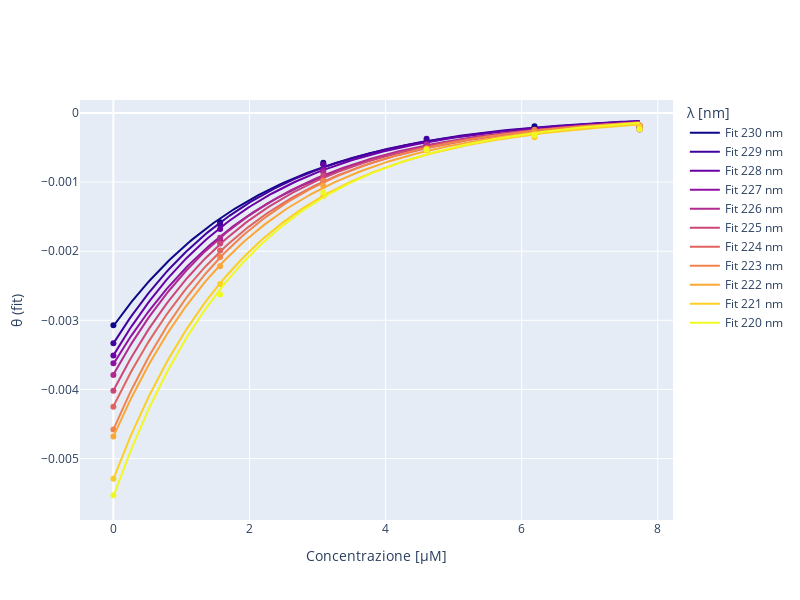

Here is the notebook cell this chart was saved with:
### Code cell
fig = go.Figure()

C_plot = np.linspace(concentrazioni.min(), concentrazioni.max(), 200)

for idx, row in fit_df.iterrows():
    yN = spettro_ristretto.loc[0, row['λ']]
    yD = row['yD']
    A = row['A']
    Cmid = row['Cmid']
    θ_fit = sigmoid(C_plot, yN, yD, A, Cmid)
    # Fit line
    fig.add_trace(go.Scatter(
        x=C_plot,
        y=θ_fit,
        mode='lines',
        line=dict(color=colors[idx]),
        name=f"Fit {int(row['λ'])} nm"
    ))
    # Experimental points
    fig.add_trace(go.Scatter(
        x=spettro_ristretto['Concentrazione'],
        y=spettro_ristretto[row['λ']],
        mode='markers',
        marker=dict(color=colors[idx]),
        name=f"Exp {int(row['λ'])} nm",
        showlegend=False
    ))

fig.update_layout(
    xaxis_title='Concentrazione [μM]',
    yaxis_title='θ (fit)',
    legend_title='λ [nm]',
    height=600,
    width=800
)

fig.show()

### Figure 1 — Plotly figure (JSON) as saved in the notebook; plotly's stock layout.template omitted (floating-point values rounded to 4 significant figures; data arrays with more than 128 entries replaced by an {"elided": "..."} marker saying what was removed)
{"data": [{"line": {"color": "rgb(13, 8, 135)"}, "mode": "lines", "name": "Fit 230 nm", "type": "scatter", "x": {"elided": "200 float values"}, "y": {"elided": "200 float values"}}, {"marker": {"color": "rgb(13, 8, 135)"}, "mode": "markers", "name": "Exp 230 nm", "showlegend": false, "type": "scatter", "x": [0.0, 1.568, 3.085, 4.602, 6.188, 7.733], "y": [-0.00307, -0.001582, -0.0007199, -0.0004061, -0.0001936, -0.0001918]}, {"line": {"color": "rgb(64, 3, 157)"}, "mode": "lines", "name": "Fit 229 nm", "type": "scatter", "x": {"elided": "200 float values"}, "y": {"elided": "200 float values"}}, {"marker": {"color": "rgb(64, 3, 157)"}, "mode": "markers", "name": "Exp 229 nm", "showlegend": false, "type": "scatter", "x": [0.0, 1.568, 3.085, 4.602, 6.188, 7.733], "y": [-0.00333, -0.001614, -0.0007426, -0.0003735, -0.0002437, -0.0001995]}, {"line": {"color": "rgb(105, 1, 166)"}, "mode": "lines", "name": "Fit 228 nm", "type": "scatter", "x": {"elided": "200 float values"}, "y": {"elided": "200 float values"}}, {"marker": {"color": "rgb(105, 1, 166)"}, "mode": "markers", "name": "Exp 228 nm", "showlegend": false, "type": "scatter", "x": [0.0, 1.568, 3.085, 4.602, 6.188, 7.733], "y": [-0.00351, -0.001677, -0.0007491, -0.0004474, -0.000276, -0.0001853]}, {"line": {"color": "rgb(143, 16, 161)"}, "mode": "lines", "name": "Fit 227 nm", "type": "scatter", "x": {"elided": "200 float values"}, "y": {"elided": "200 float values"}}, {"marker": {"color": "rgb(143, 16, 161)"}, "mode": "markers", "name": "Exp 227 nm", "showlegend": false, "type": "scatter", "x": [0.0, 1.568, 3.085, 4.602, 6.188, 7.733], "y": [-0.00362, -0.00185, -0.0008269, -0.0004756, -0.0002728, -0.0002163]}, {"line": {"color": "rgb(176, 42, 144)"}, "mode": "lines", "name": "Fit 226 nm", "type": "scatter", "x": {"elided": "200 float values"}, "y": {"elided": "200 float values"}}, {"marker": {"color": "rgb(176, 42, 144)"}, "mode": "markers", "name": "Exp 226 nm", "showlegend": false, "type": "scatter", "x": [0.0, 1.568, 3.085, 4.602, 6.188, 7.733], "y": [-0.00379, -0.001805, -0.0008593, -0.0004561, -0.0002873, -0.0002396]}, {"line": {"color": "rgb(203, 71, 120)"}, "mode": "lines", "name": "Fit 225 nm", "type": "scatter", "x": {"elided": "200 float values"}, "y": {"elided": "200 float values"}}, {"marker": {"color": "rgb(203, 71, 120)"}, "mode": "markers", "name": "Exp 225 nm", "showlegend": false, "type": "scatter", "x": [0.0, 1.568, 3.085, 4.602, 6.188, 7.733], "y": [-0.00402, -0.001888, -0.0009079, -0.0005104, -0.0002647, -0.0001866]}, {"line": {"color": "rgb(224, 101, 97)"}, "mode": "lines", "name": "Fit 224 nm", "type": "scatter", "x": {"elided": "200 float values"}, "y": {"elided": "200 float values"}}, {"marker": {"color": "rgb(224, 101, 97)"}, "mode": "markers", "name": "Exp 224 nm", "showlegend": false, "type": "scatter", "x": [0.0, 1.568, 3.085, 4.602, 6.188, 7.733], "y": [-0.00425, -0.00199, -0.0009825, -0.0005126, -0.0002841, -0.0002073]}, {"line": {"color": "rgb(241, 132, 76)"}, "mode": "lines", "name": "Fit 223 nm", "type": "scatter", "x": {"elided": "200 float values"}, "y": {"elided": "200 float values"}}, {"marker": {"color": "rgb(241, 132, 76)"}, "mode": "markers", "name": "Exp 223 nm", "showlegend": false, "type": "scatter", "x": [0.0, 1.568, 3.085, 4.602, 6.188, 7.733], "y": [-0.00458, -0.002085, -0.0009825, -0.0005365, -0.0002421, -0.0001788]}, {"line": {"color": "rgb(251, 168, 54)"}, "mode": "lines", "name": "Fit 222 nm", "type": "scatter", "x": {"elided": "200 float values"}, "y": {"elided": "200 float values"}}, {"marker": {"color": "rgb(251, 168, 54)"}, "mode": "markers", "name": "Exp 222 nm", "showlegend": false, "type": "scatter", "x": [0.0, 1.568, 3.085, 4.602, 6.188, 7.733], "y": [-0.00468, -0.002219, -0.001057, -0.0005191, -0.0002905, -0.0002332]}, {"line": {"color": "rgb(252, 207, 37)"}, "mode": "lines", "name": "Fit 221 nm", "type": "scatter", "x": {"elided": "200 float values"}, "y": {"elided": "200 float values"}}, {"marker": {"color": "rgb(252, 207, 37)"}, "mode": "markers", "name": "Exp 221 nm", "showlegend": false, "type": "scatter", "x": [0.0, 1.568, 3.085, 4.602, 6.188, 7.733], "y": [-0.00529, -0.002474, -0.001203, -0.0005408, -0.0003536, -0.0001931]}, {"line": {"color": "rgb(240, 249, 33)"}, "mode": "lines", "name": "Fit 220 nm", "type": "scatter", "x": {"elided": "200 float values"}, "y": {"elided": "200 float values"}}, {"marker": {"color": "rgb(240, 249, 33)"}, "mode": "markers", "name": "Exp 220 nm", "showlegend": false, "type": "scatter", "x": [0.0, 1.568, 3.085, 4.602, 6.188, 7.733], "y": [-0.00553, -0.002627, -0.001151, -0.0005278, -0.0003196, -0.0002357]}], "layout": {"height": 600, "legend": {"title": {"text": "λ [nm]"}}, "width": 800, "xaxis": {"title": {"text": "Concentrazione [μM]"}}, "yaxis": {"title": {"text": "θ (fit)"}}}}
